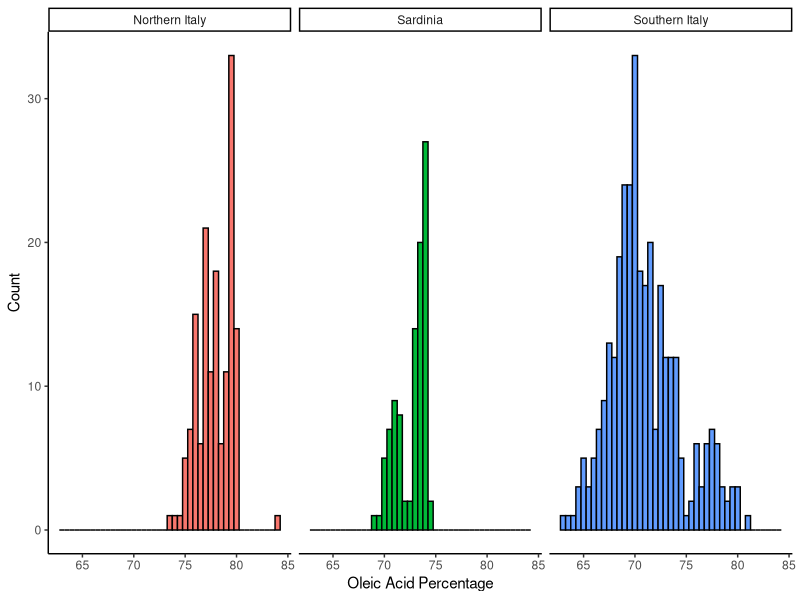
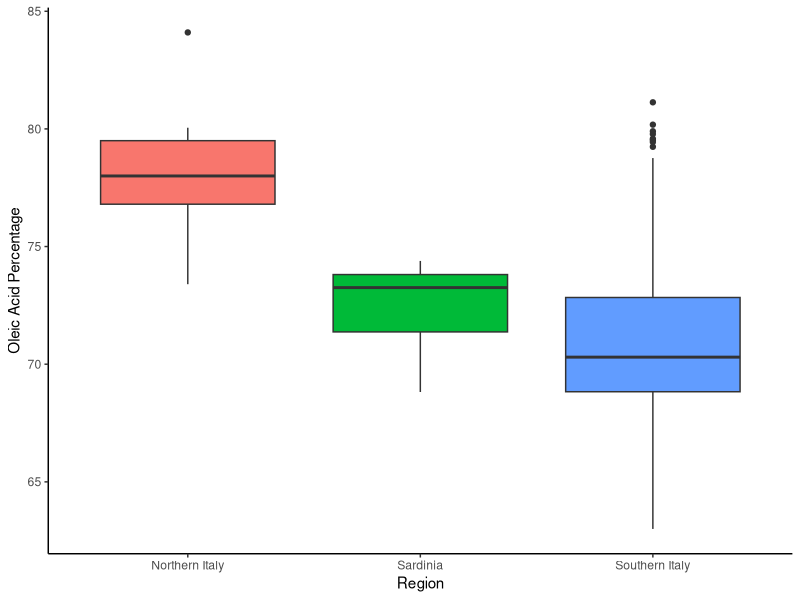
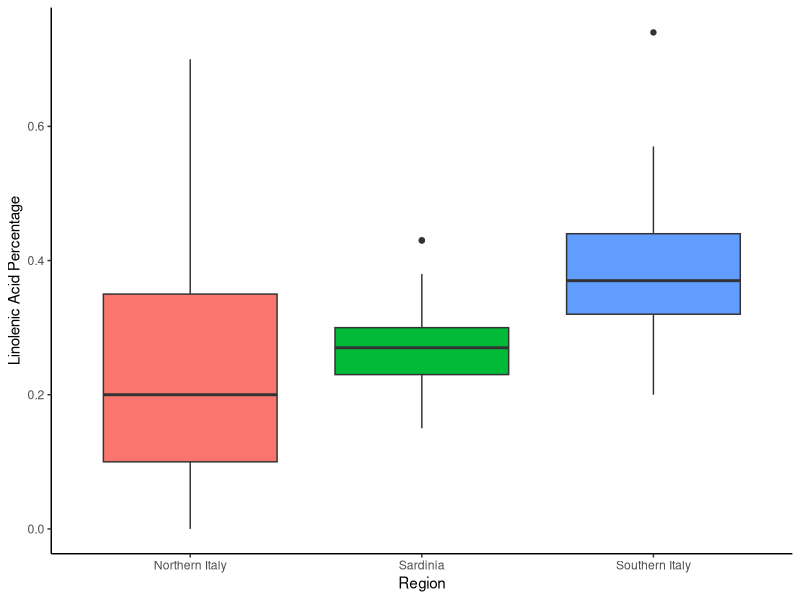
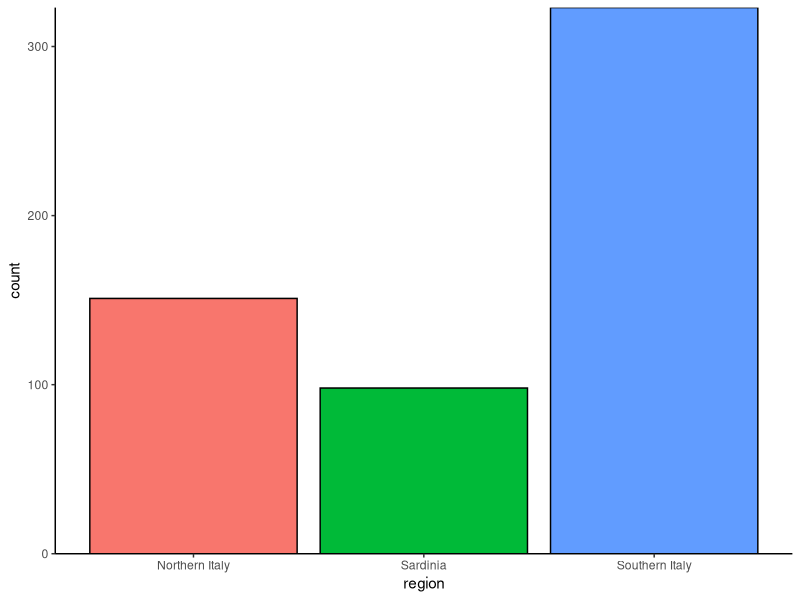
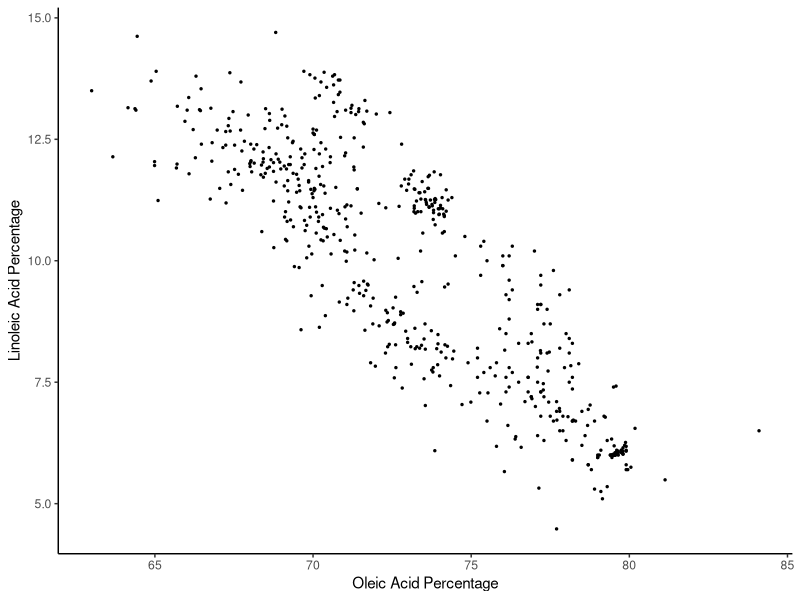
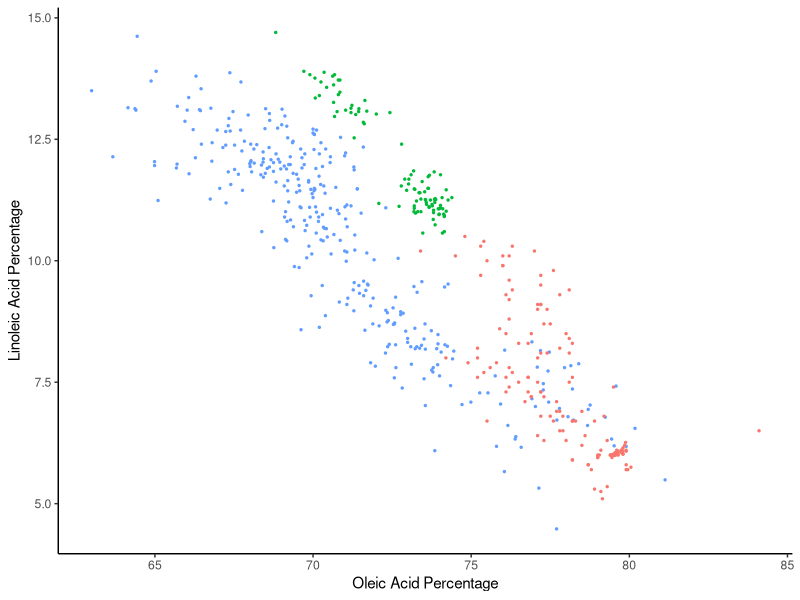
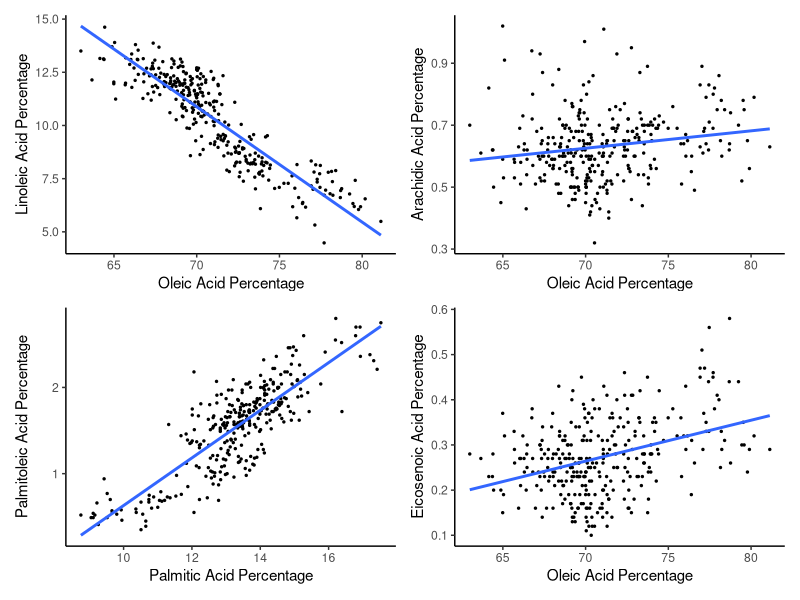

These figures' R source, in order:
## ---- chunk 1
library(tidyverse)
library(dslabs)
library(patchwork)
knitr::opts_chunk$set(echo = FALSE, message=FALSE, warning=FALSE, fig.margin=T, fig.height=2.5, fig.width=4)
theme_set(theme_classic() + theme(legend.position = "none"))
## ---- chunk 2
ggplot(olive, aes(x  = oleic)) + geom_histogram(aes(fill = region), color="black", binwidth = 0.5) + facet_grid(~region) + xlab("Oleic Acid Percentage") + ylab("Count")
## ---- chunk 3
ggplot(olive, aes(x = region, y = oleic)) + geom_boxplot(aes(fill=region)) + xlab("Region") + ylab("Oleic Acid Percentage")
## ---- chunk 4
ggplot(olive, aes(x = region, y = linolenic)) + geom_boxplot(aes(fill=region)) + xlab("Region") + ylab("Linolenic Acid Percentage")
## ---- chunk 5
ggplot(olive, aes(x = region)) + geom_bar(aes(fill=region), color="black") + scale_y_continuous(expand=c(0,0))
## ---- chunk 6
olive  %>% ggplot(aes(x = oleic, y = linoleic)) + geom_point(size=0.5) + xlab("Oleic Acid Percentage") + ylab("Linoleic Acid Percentage") 
## ---- chunk 7
olive  %>% ggplot(aes(x = oleic, y = linoleic)) + geom_point(aes(color=region), size=0.5) + xlab("Oleic Acid Percentage") + ylab("Linoleic Acid Percentage") 
## ---- chunk 8
olive %>% filter(region == "Southern Italy") -> southolive
southolive  %>% ggplot(aes(x = oleic, y = linoleic))+ xlab("Oleic Acid Percentage") + ylab("Linoleic Acid Percentage") + geom_point(size=0.5) + geom_smooth(method = "lm", se=F)-> scat.strongneg
southolive %>% ggplot(aes(x = oleic, y = arachidic)) + xlab("Oleic Acid Percentage") + ylab("Arachidic Acid Percentage") + geom_point(size=0.5) + geom_smooth(method = "lm", se=F) -> scat.weakpos
southolive %>% ggplot(aes(x = oleic, y = eicosenoic)) +  xlab("Oleic Acid Percentage") + ylab("Eicosenoic Acid Percentage") + geom_point(size=0.5) + geom_smooth(method = "lm", se=F) -> scat.medpos
southolive %>% ggplot(aes(x = palmitic, y = palmitoleic)) +  xlab("Palmitic Acid Percentage") + ylab("Palmitoleic Acid Percentage") + geom_point(size=0.5) + geom_smooth(method = "lm", se=F) -> scat.strongpos
(scat.strongneg  + scat.weakpos) / (scat.strongpos + scat.medpos)
